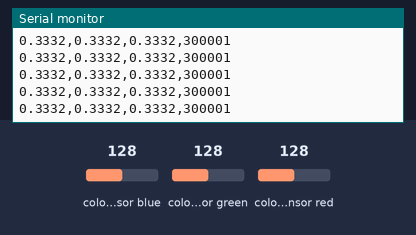
Simulated run of this sketch. Board: Arduino Uno, built with avr-gcc and run on an emulated ATmega328P. Parts: the last lines printed to the serial monitor. Inputs (shaded band) come from the test bench; at power-on: colour sensor blue 128, colour sensor green 128, colour sensor red 128.

Above: at 1.2 s.
1.3 s: colour sensor blue set to 5
At 1.42 s:
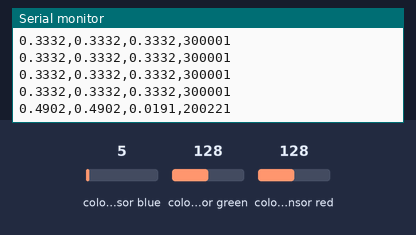
2.8 s: colour sensor green set to 5
At 2.8 s:
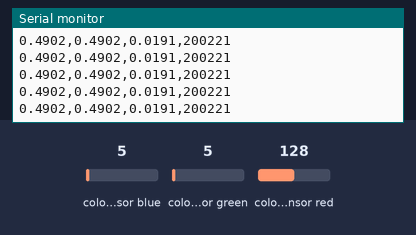
4.3 s: colour sensor red set to 5
At 4.33 s:
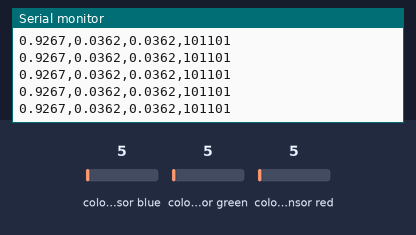
Timing chart, 0 to 7.3 s (numbered marks = the images above; inputs shaded):
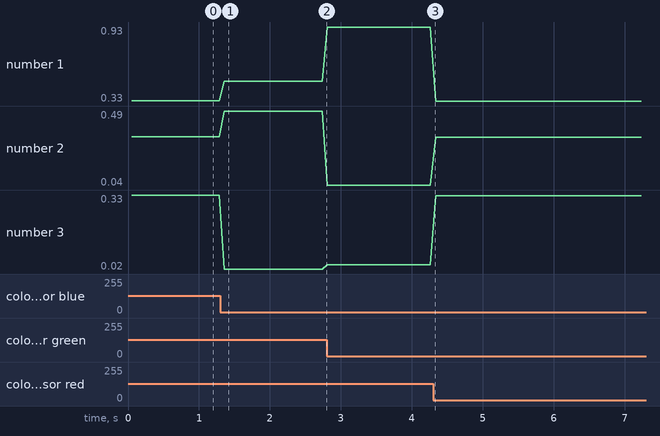

The sketch:

light_collector.ino
```cpp
// Acknowledgments

// Creator: Anany Sharma at the University of Florida working under NSF grant. 2405373

// This material is based upon work supported by the National Science Foundation under Grant No. 2405373.
// Any opinions, findings, and conclusions or recommendations expressed in this material are those of the authors and do not necessarily reflect the views of the National Science Foundation.


#include "Adafruit_APDS9960.h"
Adafruit_APDS9960 apds;

void setup() {
  Serial.begin(115200);

  if(!apds.begin()){
    Serial.println("failed to initialize device! Please check your wiring.");
  }
  else Serial.println("Device initialized!");

  //enable color sensign mode
  apds.enableColor(true);
}

void loop() {
  uint16_t r, g, b, c;

  // Wait for color data to be ready
  while (!apds.colorDataReady()) {
    delay(5);
  }

  apds.getColorData(&r, &g, &b, &c);

  // Avoid division by zero
  if (c == 0) {
    return; // Skip this frame
  }

  // Normalize the RGB values
  float r_norm = (float)r / c;
  float g_norm = (float)g / c;
  float b_norm = (float)b / c;

  // Output normalized RGB for Edge Impulse
  Serial.print(r_norm, 4); Serial.print(",");
  Serial.print(g_norm, 4); Serial.print(",");
  Serial.print(b_norm, 4);Serial.print(",");
  Serial.print(c, 4);
  Serial.println();

  delay(20); // Adjust as needed
}
```

Measured:
- after the input at 1.3 s, the serial monitor: prints a new line after 0.06 s (image 1)
- plotted number 1: 0.33 → 0.49 after the input at 1.3 s, 0.49 → 0.93 after the input at 2.8 s, 0.93 → 0.33 after the input at 4.3 s
- plotted number 2: 0.33 → 0.49 after the input at 1.3 s, 0.49 → 0.04 after the input at 2.8 s, 0.04 → 0.33 after the input at 4.3 s
- plotted number 3: 0.33 → 0.02 after the input at 1.3 s, 0.02 → 0.04 after the input at 2.8 s, 0.04 → 0.33 after the input at 4.3 s
